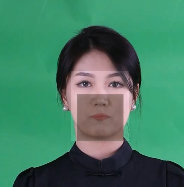
#> input picture pic_dark_opt/1.png, 184 x 187 px
$ python demo.py
#> lines starting #> are read from the running program, lines starting #| are printed output that depends on the picture
from PIL import Image,ImageFilter
import numpy as np
import time

def get_train_colors(image, x, y, size):
    incor,ocor = [],[]
    fix = 1
    yfix = [(0,-1),(0,-2),(0,-3),
            (1,-1),(1,-2),(1,-3),
            (2,-1),(2,-2),(2,-3),
            (3,-1),(3,-2),(3,-3),
            ]
    for i in range(int(size/3)):
        for a,b in yfix:
            incor.append(image.getpixel((x+i+fix,y+a)))
            ocor.append(image.getpixel((x+i+fix,y+b)))

            # incor.append(image.getpixel((x+size-i-fix,y+a)))
            # ocor.append(image.getpixel((x+size-i-fix,y+b)))


    return incor,ocor

def changeRuler(input_colors, output_colors):
    degree = 2
    input_colors = np.ravel(input_colors)
    output_colors = np.ravel(output_colors)
    coefficients = np.polyfit(input_colors, output_colors, degree)
    poly_function = np.poly1d(coefficients)
    return poly_function

# 加载原始图像
image = Image.open('1.png')
#> image is the input picture: PIL image 184x187 RGBA; mean R, G, B, A 66.2, 123.7, 98.6, 255

# 设置正方形区域的左上角坐标和边长
square_x = 77
square_y = 94
square_size = 47
epoch = 2
start = time.time()
for i in range(epoch):
    input_colors, output_colors = get_train_colors(image, square_x, square_y, square_size)

    f = changeRuler(input_colors, output_colors)

    # 提取正方形区域
    square = image.crop((square_x, square_y, square_x + square_size, square_y + square_size))

    # 将颜色变换应用于正方形区域
    modified_square = square.point(f)

    # 在原始图片中替换修改后的正方形区域
    image.paste(modified_square, (square_x, square_y, square_x + square_size, square_y + square_size))

    # image.show()
    image_array = np.array(image)
    for i in range(20):
        # 使用平均值滤波器进行图像模糊
        blurred_array = np.array(image.filter(ImageFilter.GaussianBlur if i&1==1 else ImageFilter.BLUR))
        # 修复拼接痕迹
        image_array = np.where(image_array < 180, image_array, blurred_array)
    # 转换回PIL图像
    image = Image.fromarray(image_array.astype(np.uint8))
#> this loop made 2 passes
#> coefficients in changeRuler on passes 1 to 2: [-0.00489, 2.38, -34.86], [0.000705, 0.691, 33.18]
#> pass 1, `square = image.crop((square_x, square_y, square_x + square_size, squar..`:
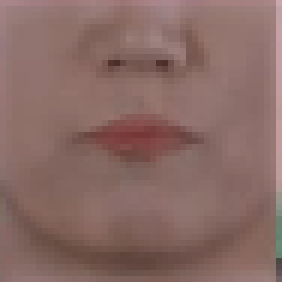
#> square: PIL image 47x47 RGBA (shown 6 times larger); mean R, G, B, A 136.7, 106, 100.6, 255
#> pass 1, `modified_square = square.point(f)`:
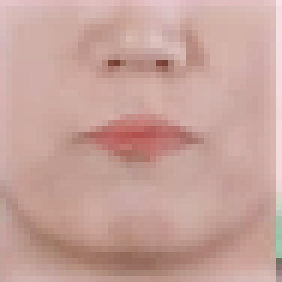
#> modified_square: PIL image 47x47 RGBA (shown 6 times larger); mean R, G, B, A 198.7, 161.8, 154.2, 255
#> pass 1, `image_array = np.array(image)`:
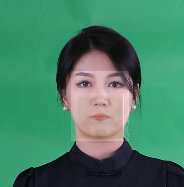
#> image_array: shape (187, 184, 4); mean R, G, B, A 70.2, 127.3, 102, 255
#> after the loop:
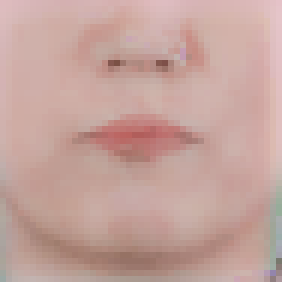
#> modified_square: PIL image 47x47 RGBA (shown 6 times larger); mean R, G, B, A 196.7, 162.8, 156.1, 255

# 显示结果
image.show()
image.save("output.png")

print(time.time() - start)
